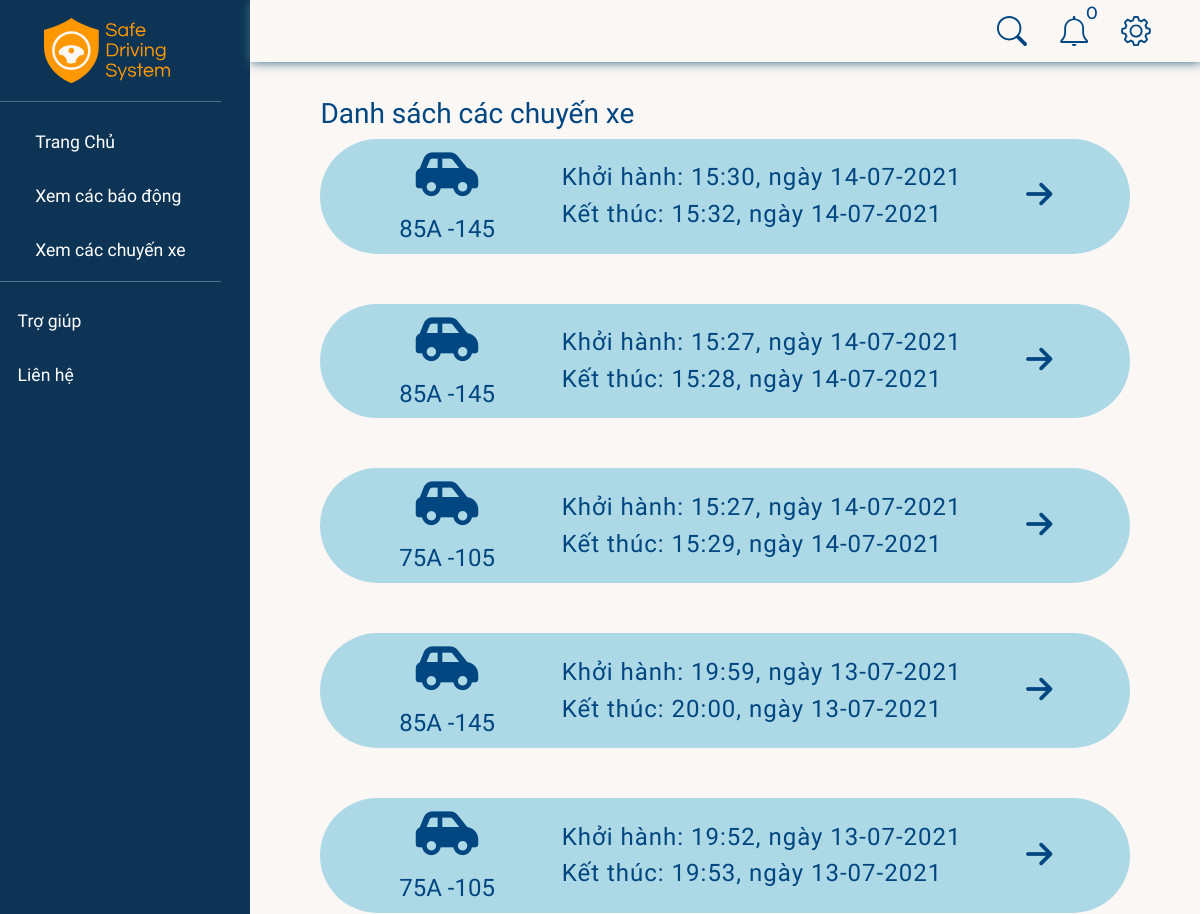
Page /drive/ (signed in, upper part) on the earlier database version.
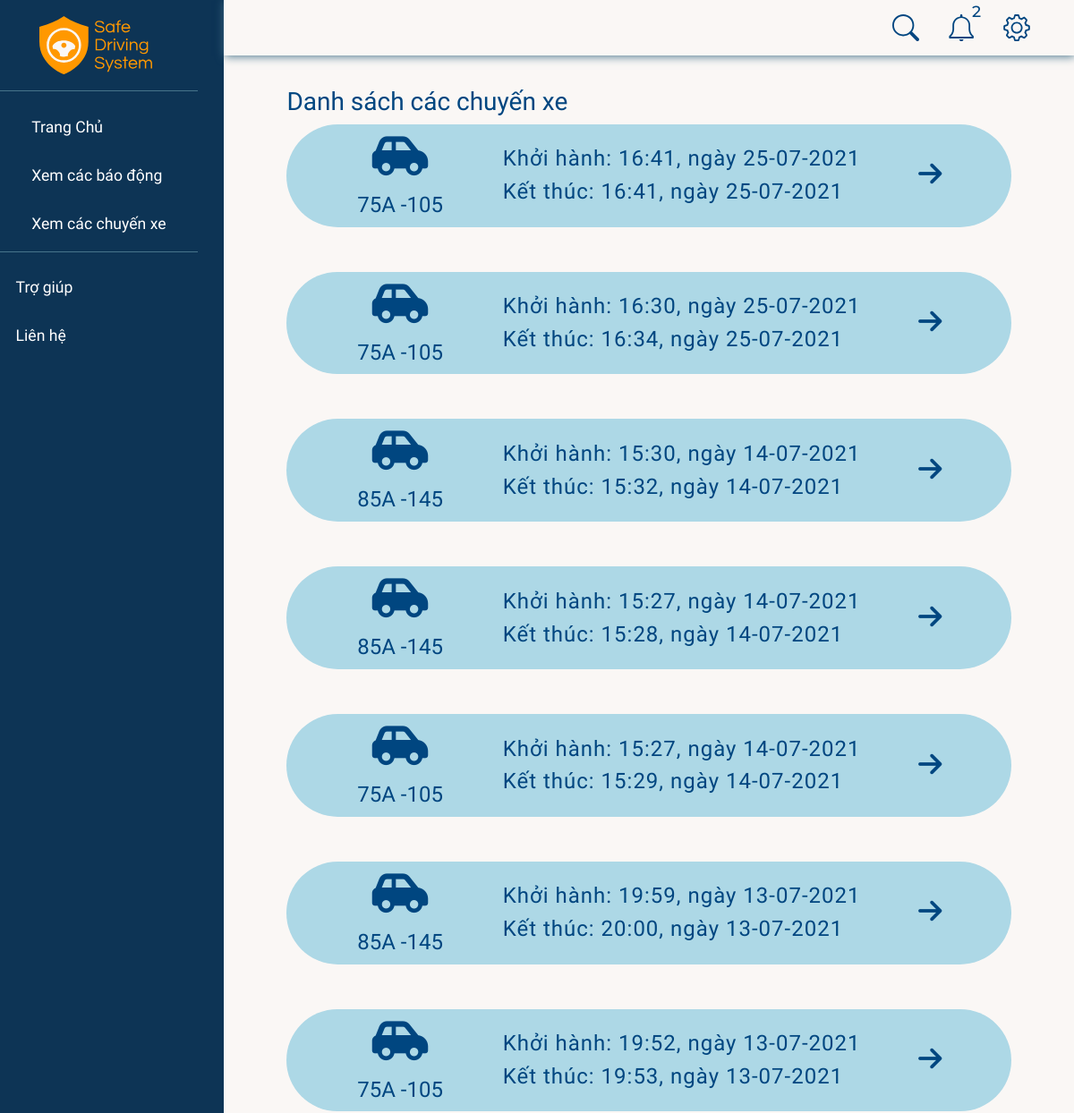
Same page on the later database version.
### realtime/models.py (models this page shows, shortened)
class Drive(models.Model):
    STATUS = (
        ("ongoing", "ongoing"),
        ("ended", "ended"),
    )
    device = models.ForeignKey(RaspDevice, null=True, on_delete=models.CASCADE)
    startTime = models.DateTimeField(null=True)
    status = models.CharField(max_length=20, choices=STATUS)
    endTime = models.DateTimeField(null=True)

### accounts/models.py (models this page shows, shortened)
class RaspDevice(models.Model):
    class Meta:
        constraints = [
            models.UniqueConstraint(fields=["password"], name="password"),
        ]
    STATUS = (
        ("online", "online"),
        ("offline", "offline"),
    )
    name = models.CharField(max_length=50)
    car = models.OneToOneField(Car, null=True, on_delete=models.SET_NULL, blank=True)
    status = models.CharField(
        max_length=50, null=True, blank=True, choices=STATUS, default="offline"
    )
    password = models.CharField(max_length=8, null=True, blank=True)
    dateAdded = models.DateTimeField(auto_now_add=True)
    company = models.ForeignKey(Company, null=True, blank=True, on_delete=models.CASCADE)

class Car(models.Model):
    class Meta:
        constraints = [
            models.UniqueConstraint(fields=["licensePlate"], name="licensePlate"),
        ]
    name = models.CharField(max_length=50)
    licensePlate = models.CharField(max_length=20, null=True)
    boughtDate = models.DateTimeField(auto_now_add=True, null=True)
    company = models.ForeignKey(Company, null=True, on_delete=models.CASCADE)

### realtime/views.py (the view)
# urls.py: path("", views.drives, name="drives"),
@login_required(login_url="/")
def drives(request):
    company = request.user.profile.company
    drs = Drive.objects.filter(device__company=company).order_by('-startTime')
    searchKey = request.GET.get("search-key")
    if searchKey != '' and searchKey is not None:
        drs = drs.filter(device__car__licensePlate__icontains=searchKey)
    lastestAlerts, unreadCounts = getNotifications(company)
    context = {'drs': drs, "notifications": lastestAlerts, "unreadNotis": unreadCounts}
    return render(request, "drives.html", context)

### accounts/views.py (called while the page is built)
def getNotifications(company):
    lastestAlerts = Alert.objects.filter(drive__device__company=company).order_by('-timeOccured')[:5]
    unreadCounts = 0
    for alert in lastestAlerts:
        unreadCounts = (unreadCounts + 1) if not alert.isRead else unreadCounts
    return lastestAlerts, unreadCounts

### realtime/templates/drives.html (shortened to what this page needs)
{% extends 'base.html' %}
{% load static %}
{% block modal %}
{% include 'sidebar.html' %}
{% endblock modal %}
{% block content %}
{% include 'navbar-search.html' %}
<div class="content-container">
    <h3>Danh sách các chuyến xe</h3>
    <div class="drive-wrapper">
        {% for drive in drs %}
        <div
            style="
                {% if drive.endTime %}
                background: lightblue;
                {% else%}
                background: rgba(123, 217, 108, 0.4);
                {% endif %}
                margin-bottom: 50px;"
            class="driver-container"
            id="{{ drive.id }}"
            {% if drive.endTime %}
            online="0"
            {% else%}
            online="1"
            {% endif %}
        >
            <br>
            <div class="driver-container__info">
                <i class="fas fa-car-side"></i>
                {% if drive.device.car %}
                <h3> {{ drive.device.car.licensePlate }} </h3>
                {% else %}
                <h3> Xe không xác định </h3>
                {% endif %}
            </div>
            <div class="driver-container__time">
                <h3>
                    Khởi hành:
                    {{ drive.startTime.time }}, ngày {{ drive.startTime.date }}
                </h3>
                {% if drive.endTime %}
                <h3>
                    Kết thúc:
                    {{ drive.endTime.time }}, ngày {{ drive.endTime.date }}
                </h3>
                {% else %}
                <h3>Xe dang hoat dong</h3>
                {% endif %}
            </div>
            <a href="{% url 'driveDetail' drive.id  %}">
                <i style="transform: rotate(90deg);" class="fas fa-arrow-up"></i>
            </a>
            <br>
        </div>
        {% endfor %}
    </div>
</div>
{% endblock content %}

Differences in the rows shown:
added Drive: device.car.licensePlate "75A -105", startTime.time "16:41", startTime "25-07-2021", endTime.time "16:41", endTime "25-07-2021"
added Drive: device.car.licensePlate "75A -105", startTime.time "16:30", startTime "25-07-2021", endTime.time "16:34", endTime "25-07-2021"
Other differences:
{{ unreadNotis }}: "0" → "2"
